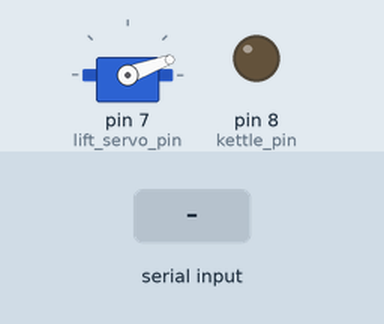
The sketch below on a simulated Arduino Uno, built with avr-gcc and run on an emulated ATmega328P. On the bench: servo, output pins drawn as LEDs (lit = HIGH). The inputs (shaded band) are chosen by the test bench.

Above: at 1.2 s.
1.3 s: "serve_tea1" received over Serial
At 3.1 s:
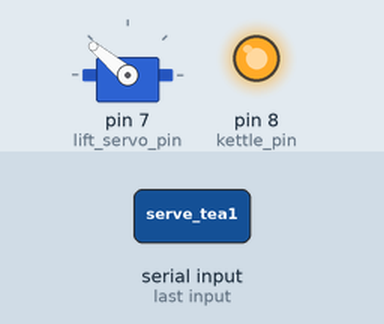
At 7.0 s:
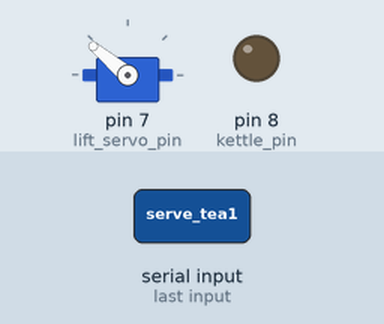
Timing chart, 0 to 17.6 s (numbered marks = the images above; inputs shaded):
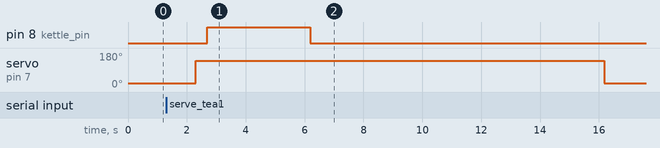

Measured:
- after the input at 1.3 s, pin 8 (kettle_pin): LOW → HIGH after 1.4 s, → LOW 3.5 s later; servo on pin 7 (lift_servo_pin): 20° → 140° after 1.0 s, → 20° 13.9 s later

The sketch:

tea_robot.ino
```cpp
#include <Servo.h>

#define CONVEYOR_MOVE_TIME 380
#define KETTLE_POUR_TIME 3500
#define EXTRACT_TIME 10000

#define CONVEYOR_MOTOR_NUM 3


// ------ Lift -------
Servo lift_servo;
const int lift_servo_pin = 7;

void lift_down() {
  lift_servo.write(140);
}

void lift_up() {
  lift_servo.write(20);

}


// ---- Kettle -----
const int kettle_pin = 8;

void kettle_pour(int wait_time) {
  digitalWrite(kettle_pin, HIGH);
  delay(wait_time);
  digitalWrite(kettle_pin, LOW);
}


// ---- Conveyor ----
const int conveyor_motors[CONVEYOR_MOTOR_NUM][2] = {
  {22, 23},
  {24, 25},
  {26, 27}
};

void drop_teabag(int tea_num) {
  digitalWrite(conveyor_motors[tea_num][0], LOW);
  digitalWrite(conveyor_motors[tea_num][1], HIGH);
  delay(CONVEYOR_MOVE_TIME);
  digitalWrite(conveyor_motors[tea_num][0], LOW);
  digitalWrite(conveyor_motors[tea_num][1], LOW);
}


// ------ Combined all --------
void serve_tea(int tea_num) {
  lift_down();
  drop_teabag(tea_num);
  kettle_pour(KETTLE_POUR_TIME);
  delay(EXTRACT_TIME);
  lift_up();

}


void setup() {
  for (int i = 0; i < CONVEYOR_MOTOR_NUM; i++) {
    pinMode(conveyor_motors[i][0], OUTPUT);
    pinMode(conveyor_motors[i][1], OUTPUT);
    digitalWrite(conveyor_motors[i][0], LOW);
    digitalWrite(conveyor_motors[i][1], LOW);
  }
  pinMode(kettle_pin, OUTPUT);
  digitalWrite(kettle_pin, LOW);
  lift_servo.attach(lift_servo_pin);
  pinMode(lift_servo_pin, OUTPUT);
  lift_servo.write(20);
  Serial.begin(9600);
}

void loop() {

  String str;
  if (Serial.available() > 0) {
    str = Serial.readString();
    str.trim();

    if (str == "serve_tea1") {
      serve_tea(0);
    }
    if (str == "serve_tea2") {
      serve_tea(1);
    }
    if (str == "serve_tea3") {
      serve_tea(2);
    }
    if (str == "up") {
      lift_up();

    }
    if (str == "down") {
      lift_down();
    }
  }
}
```
